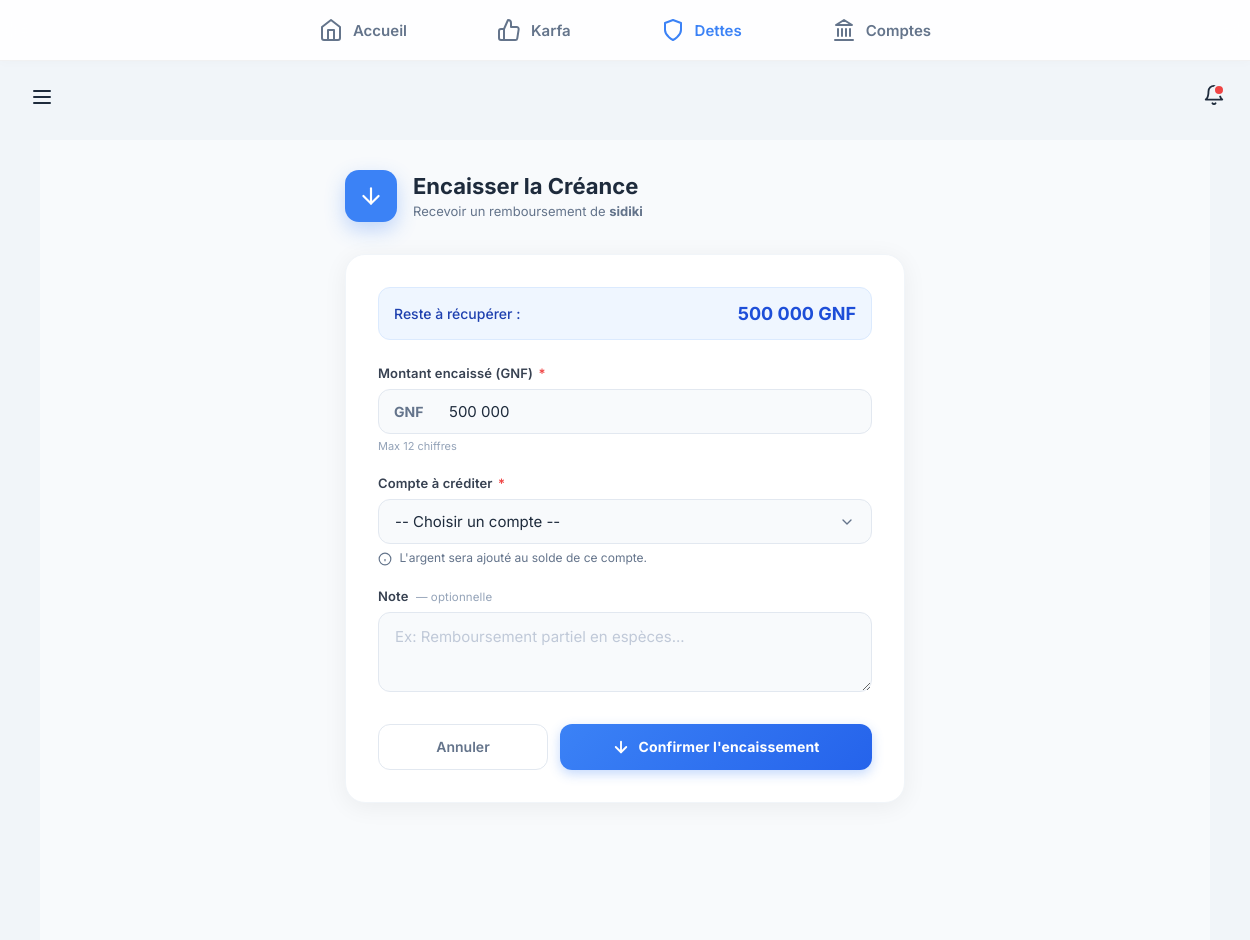
The app's page /dettes/encaisser/8/ (signed in) with its own data.
### backend/modules/dettes/models/dette.py (models this page shows, shortened)
class Dette(models.Model):
    SENS_CHOICES = [
        ('JE_DOIS', 'Je dois'),
        ('ON_ME_DOIT', 'On me doit'),
    ]
    STATUT_CHOICES = [
        ('NON_PAYEE', 'Non payée'),
        ('PARTIELLEMENT_PAYEE', 'Partiellement payée'),
        ('PAYEE', 'Payée'),
        ('EN_LITIGE', 'En litige'),
    ]
    sens = models.CharField(max_length=20, choices=SENS_CHOICES)
    cree_par = models.ForeignKey(User, on_delete=models.CASCADE, related_name='dettes', null=True)
    compte_debit = models.ForeignKey('comptes.CompteArgent', on_delete=models.SET_NULL, null=True, blank=True, related_name='dettes_liees')
    montant = models.DecimalField(max_digits=12, decimal_places=0)
    montant_restant = models.DecimalField(max_digits=12, decimal_places=0, default=0)
    personne = models.CharField(max_length=100)
    motif = models.TextField(blank=True)
    echeance = models.DateField(null=True, blank=True)
    garantie = models.TextField(blank=True)
    statut = models.CharField(max_length=20, choices=STATUT_CHOICES, default='NON_PAYEE')
    date_creation = models.DateTimeField(auto_now_add=True)
    date_dernier_paiement = models.DateTimeField(null=True, blank=True)
    archive = models.BooleanField(default=False)
    date_archivage = models.DateTimeField(null=True, blank=True)
    class Meta:
        app_label = 'dettes'

### backend/modules/dettes/views/operations.py (the view, shortened to what this page needs)
# urls.py: path('encaisser/<int:id>/', encaisser_dette, name='encaisser_dette'),
@login_required
def encaisser_dette(request, id):
    from modules.comptes.models import CompteArgent, MouvementCompte
    from django.db import transaction
    dette = get_object_or_404(Dette, id=id, cree_par=request.user)
    if dette.sens != 'ON_ME_DOIT':
        messages.error(request, "Seules les créances (On me doit) peuvent être encaissées.")
        return redirect('dettes:detail_dette', id=id)
    if dette.statut == 'PAYEE':
        messages.error(request, "Cette créance est déjà totalement encaissée.")
        return redirect('dettes:detail_dette', id=id)
    comptes = CompteArgent.objects.filter(cree_par=request.user, archive=False).exclude(type_compte='DETTE')
    return render(request, 'modules/dettes/encaisser.html', {
        'dette': dette,
        'comptes': comptes
    })

### backend/modules/core/templatetags/custom_filters.py (called while the page is built)
@register.filter
def milliers(value):
    try:
        num = float(value)
        if num == int(num):
            return f"{int(num):,}".replace(",", " ")
        return f"{num:,.3f}".rstrip('0').rstrip('.').replace(",", " ").replace(".", ",")
    except:
        return value

### frontend/templates/modules/dettes/encaisser.html (shortened to what this page needs)
{% extends "base.html" %}
{% load static %}
{% load custom_filters %}
{% block content %}
<link rel="stylesheet" href="{% static 'css/dettes.css' %}">
<div class="form-page">
    <div class="form-container">
        <div class="form-header">
            <div class="form-header-icon icon-encaisser"
                style="background: #3b82f6; box-shadow: 0 8px 20px rgba(59, 130, 246, 0.3);">
                <svg width="26" height="26" viewBox="0 0 24 24" fill="none" stroke="currentColor" stroke-width="2"
                    stroke-linecap="round" stroke-linejoin="round">
                    <path d="m5 12 7 7 7-7" />
                    <path d="M12 5v14" />
                </svg>
            </div>
            <div class="form-header-text">
                <h1>Encaisser la Créance</h1>
                <p>Recevoir un remboursement de <strong>{{ dette.personne }}</strong></p>
            </div>
        </div>
        <div class="form-card">
            <form method="post">
                <div
                    style="background: #eff6ff; border: 1px solid #dbeafe; border-radius: 12px; padding: 15px; margin-bottom: 25px;">
                    <div style="display: flex; justify-content: space-between; align-items: center;">
                        <span style="color: #1e40af; font-size: 14px; font-weight: 500;">Reste à récupérer :</span>
                        <span style="color: #1d4ed8; font-size: 18px; font-weight: 700;">{{ dette.montant_restant|milliers }} GNF</span>
                    </div>
                </div>
                <div class="field-group">
                    <label class="field-label" for="montant">
                        Montant encaissé (GNF) <span class="required">*</span>
                    </label>
                    <div class="amount-wrapper">
                        <span class="amount-prefix">GNF</span>
                        <input class="field-input" type="text" id="montant" name="montant"
                            value="{{ dette.montant_restant }}" required inputmode="numeric" oninput="formatMontant(this)">
                    </div>
                    <small style="color: #94a3b8; font-size: 11px; margin-top: 5px; display: block;">Max 12 chiffres</small>
                </div>
                <div class="field-group">
                    <label class="field-label" for="compte_id">
                        Compte à créditer <span class="required">*</span>
                    </label>
                    <div style="position: relative;">
                        <select name="compte_id" id="compte_id" class="field-input" required>
                            <option value="">-- Choisir un compte --</option>
                        </select>
                        <div style="margin-top: 6px; font-size: 12px; color: #64748b;">
                            <svg width="14" height="14" viewBox="0 0 24 24" fill="none" stroke="currentColor"
                                stroke-width="2"
                                style="display: inline-block; vertical-align: middle; margin-right: 4px;">
                                <circle cx="12" cy="12" r="10" />
                                <line x1="12" y1="16" x2="12" y2="12" />
                                <line x1="12" y1="8" x2="12.01" y2="8" />
                            </svg>
                            L'argent sera ajouté au solde de ce compte.
                        </div>
                    </div>
                </div>
                <div class="field-group">
                    <label class="field-label" for="note">
                        Note <span class="field-hint">— optionnelle</span>
                    </label>
                    <textarea class="field-input" id="note" name="note" rows="2"
                        placeholder="Ex: Remboursement partiel en espèces..."></textarea>
                </div>
                <div class="form-actions">
                    <a href="{% url 'dettes:detail_dette' dette.id %}" class="btn-cancel">Annuler</a>
                    <button type="submit" class="btn-submit"
                        style="background: linear-gradient(135deg, #3b82f6, #2563eb); box-shadow: 0 4px 12px rgba(59, 130, 246, 0.3);">
                        <svg width="18" height="18" viewBox="0 0 24 24" fill="none" stroke="currentColor"
                            stroke-width="2.5" stroke-linecap="round" stroke-linejoin="round">
                            <path d="m5 12 7 7 7-7" />
                            <path d="M12 5v14" />
                        </svg>
                        Confirmer l'encaissement
                    </button>
                </div>
            </form>
        </div>
    </div>
</div>
{% endblock %}

### frontend/static/css/base.css (style rules this page uses)
:root { --bg-global: #f1f5f9; --bg-card: #ffffff; --primary: #3b82f6; --text-main: #1e2b3c; --text-muted: #64748b; --nav-height: 60px; --radius-xl: 20px; --radius-md: 12px; --shadow-subtle: 0 4px 15px rgba(0, 0, 0, 0.04); --shadow-hover: 0 8px 25px rgba(0, 0, 0, 0.08); }
body { background-color: var(--bg-global) !important; margin: 0; padding: 0; font-family: 'Inter', sans-serif; color: var(--text-main); padding-bottom: calc(var(--nav-height) + 20px); -webkit-tap-highlight-color: transparent; }
@media (min-width: 768px) { body { padding-bottom: 0; padding-top: calc(var(--nav-height) + 80px); } }

### frontend/static/css/core.css (style rules this page uses)
:root { --color-primary-green: #27ae60; --color-primary-dark: #1e2b3c; --color-bg-light: #f8fafc; --color-text-body: #64748b; }
.form-actions { display: flex; gap: 12px; }
.btn-cancel { flex: 1; padding: 13px; border-radius: 12px; border: 1.5px solid #e2e8f0; background: white; color: #64748b; font-size: 14px; font-weight: 600; cursor: pointer; font-family: inherit; transition: all 0.2s; }
:root { --color-primary-green: #27ae60; --color-primary-dark: #1e2b3c; --color-bg-light: #f8fafc; --color-text-body: #64748b; --color-error: #ef4444; }
.field-hint { font-size: 11px; color: #94a3b8; margin-top: -4px; }

### frontend/static/css/dettes.css (style rules this page uses)
.form-page { font-family: 'Inter', -apple-system, BlinkMacSystemFont, 'Segoe UI', sans-serif; min-height: 100vh; background: #f8fafc; padding: 30px 16px; box-sizing: border-box; }
.form-container { max-width: 560px; margin: 0 auto; }
.form-header { display: flex; align-items: center; gap: 16px; margin-bottom: 32px; }
.form-header-icon { width: 52px; height: 52px; border-radius: 14px; display: flex; align-items: center; justify-content: center; color: white; box-shadow: 0 8px 20px rgba(239, 68, 68, 0.3); flex-shrink: 0; transition: background 0.3s; }
.form-header-text h1 { margin: 0; font-size: 22px; font-weight: 700; color: #1e2b3c; }
.form-header-text p { margin: 4px 0 0; font-size: 13px; color: #64748b; }
.form-card { background: white; border-radius: 20px; padding: 32px; box-shadow: 0 4px 24px rgba(0, 0, 0, 0.06); border: 1px solid #f1f5f9; }
.field-group { margin-bottom: 22px; }
.field-label { display: block; font-size: 13px; font-weight: 600; color: #374151; margin-bottom: 8px; letter-spacing: 0.01em; }
.field-label .required { color: #ef4444; margin-left: 2px; }
.field-hint { font-size: 11.5px; color: #94a3b8; font-weight: 400; margin-left: 4px; }
.field-input { width: 100%; padding: 12px 16px; border: 1.5px solid #e2e8f0; border-radius: 12px; font-size: 15px; color: #1e2b3c; background: #f8fafc; transition: border-color 0.2s, box-shadow 0.2s, background 0.2s; box-sizing: border-box; font-family: inherit; outline: none; appearance: none; }
.field-input::placeholder { color: #c0c9d8; }
select.field-input { background-repeat: no-repeat; background-position: right 16px center; background-size: 16px; padding-right: 48px; cursor: pointer; }
textarea.field-input { resize: vertical; min-height: 80px; line-height: 1.6; }
.amount-wrapper { position: relative; display: flex; align-items: center; }
.amount-prefix { position: absolute; left: 16px; font-size: 14px; font-weight: 700; color: #64748b; pointer-events: none; user-select: none; }
.amount-wrapper .field-input { padding-left: 70px; }
.form-actions { display: flex; gap: 12px; margin-top: 28px; }
.btn-cancel { flex: 1; padding: 13px; border-radius: 12px; border: 1.5px solid #e2e8f0; background: white; color: #64748b; font-size: 14px; font-weight: 600; cursor: pointer; transition: all 0.2s; text-decoration: none; text-align: center; font-family: inherit; }
.btn-submit { flex: 2; padding: 14px; border-radius: 12px; border: none; background: linear-gradient(135deg, #ef4444, #b91c1c); color: white; font-size: 14px; font-weight: 700; cursor: pointer; transition: all 0.2s; display: flex; align-items: center; justify-content: center; gap: 8px; box-shadow: 0 4px 12px rgba(239, 68, 68, 0.3); font-family: inherit; letter-spacing: 0.01em; }

### records on screen
Dette: personne "sidiki", montant_restant|milliers "500 000", montant "500 000"
